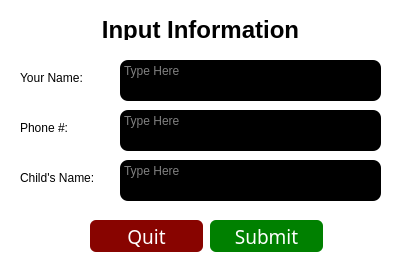
<?xml version="1.0" encoding="UTF-8"?>
<ui version="4.0">
 <class>Form</class>
 <widget class="QWidget" name="Form">
  <property name="geometry">
   <rect>
    <x>0</x>
    <y>0</y>
    <width>403</width>
    <height>271</height>
   </rect>
  </property>
  <property name="windowTitle">
   <string>Form</string>
  </property>
  <property name="styleSheet">
   <string notr="true">background-color: white;</string>
  </property>
  <widget class="QPlainTextEdit" name="adult_name">
   <property name="geometry">
    <rect>
     <x>120</x>
     <y>60</y>
     <width>261</width>
     <height>41</height>
    </rect>
   </property>
   <property name="styleSheet">
    <string notr="true">background-color: black;
color: white;
border-radius: 8px;</string>
   </property>
   <property name="placeholderText">
    <string>Type Here</string>
   </property>
  </widget>
  <widget class="QPlainTextEdit" name="phone_number">
   <property name="geometry">
    <rect>
     <x>120</x>
     <y>110</y>
     <width>261</width>
     <height>41</height>
    </rect>
   </property>
   <property name="styleSheet">
    <string notr="true">background-color: black;
color: white;
border-radius: 8px;</string>
   </property>
   <property name="placeholderText">
    <string>Type Here</string>
   </property>
  </widget>
  <widget class="QPlainTextEdit" name="child_name">
   <property name="geometry">
    <rect>
     <x>120</x>
     <y>160</y>
     <width>261</width>
     <height>41</height>
    </rect>
   </property>
   <property name="styleSheet">
    <string notr="true">background-color: black;
color: white;
border-radius: 8px;</string>
   </property>
   <property name="placeholderText">
    <string>Type Here</string>
   </property>
  </widget>
  <widget class="QLabel" name="label">
   <property name="geometry">
    <rect>
     <x>0</x>
     <y>20</y>
     <width>401</width>
     <height>20</height>
    </rect>
   </property>
   <property name="font">
    <font>
     <family>Helvetica Neue</family>
     <pointsize>18</pointsize>
     <weight>75</weight>
     <bold>true</bold>
    </font>
   </property>
   <property name="text">
    <string>Input Information</string>
   </property>
   <property name="alignment">
    <set>Qt::AlignCenter</set>
   </property>
  </widget>
  <widget class="QLabel" name="label_2">
   <property name="geometry">
    <rect>
     <x>20</x>
     <y>70</y>
     <width>81</width>
     <height>16</height>
    </rect>
   </property>
   <property name="font">
    <font>
     <family>Helvetica Neue</family>
    </font>
   </property>
   <property name="text">
    <string>Your Name:</string>
   </property>
  </widget>
  <widget class="QLabel" name="label_3">
   <property name="geometry">
    <rect>
     <x>20</x>
     <y>120</y>
     <width>81</width>
     <height>16</height>
    </rect>
   </property>
   <property name="font">
    <font>
     <family>Helvetica Neue</family>
    </font>
   </property>
   <property name="text">
    <string>Phone #:</string>
   </property>
  </widget>
  <widget class="QLabel" name="label_4">
   <property name="geometry">
    <rect>
     <x>20</x>
     <y>170</y>
     <width>91</width>
     <height>16</height>
    </rect>
   </property>
   <property name="font">
    <font>
     <family>Helvetica Neue</family>
    </font>
   </property>
   <property name="text">
    <string>Child's Name:</string>
   </property>
  </widget>
  <widget class="QPushButton" name="submit">
   <property name="geometry">
    <rect>
     <x>210</x>
     <y>220</y>
     <width>113</width>
     <height>32</height>
    </rect>
   </property>
   <property name="font">
    <font>
     <family>Hiragino Sans</family>
     <pointsize>14</pointsize>
    </font>
   </property>
   <property name="styleSheet">
    <string notr="true">background-color: green; color: white; border-radius: 6px;</string>
   </property>
   <property name="text">
    <string>Submit</string>
   </property>
  </widget>
  <widget class="QPushButton" name="quit">
   <property name="geometry">
    <rect>
     <x>90</x>
     <y>220</y>
     <width>113</width>
     <height>32</height>
    </rect>
   </property>
   <property name="font">
    <font>
     <family>Hiragino Sans</family>
     <pointsize>14</pointsize>
    </font>
   </property>
   <property name="styleSheet">
    <string notr="true">background-color: rgb(136, 4, 0); color: white; border-radius: 6px;</string>
   </property>
   <property name="text">
    <string>Quit</string>
   </property>
  </widget>
 </widget>
 <resources/>
 <connections/>
</ui>
